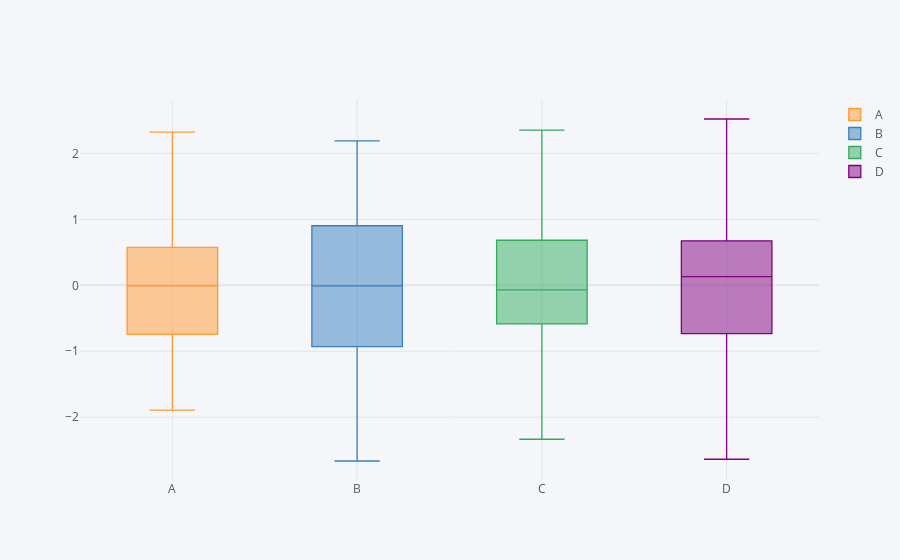

This figure's notebook cell:
### Code cell
df.iplot(kind ='box') #box plot
